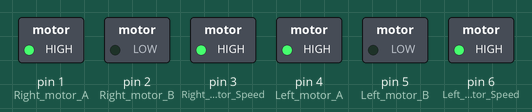
Bench run of a sketch on a simulated Arduino Uno, built with avr-gcc and run on an emulated ATmega328P. Parts: switched loads named in the sketch (green lamp = pin HIGH).

Above: at 0.1 s.
Timing chart, 0 to 1.6 s (numbered marks = the images above):
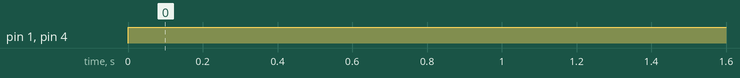

The sketch:

SumoCode_.ino
```cpp
#define ON 1
#define OFF 0

#define Left_Speed 255
#define Right_Speed 255

#define Left_motor_A 4
#define Left_motor_B 5

#define Right_motor_A 1
#define Right_motor_B 2

#define Left_motor_Speed  6
#define Right_motor_Speed 3

#define IR_1 A0
#define IR_2 A1
#define IR_3 A2
#define IR_4 A3

#define UltraSonic_Forward_Trig 7
#define UltraSonic_Forward_Echo 8

#define UltraSonic_Backward_Trig 11
#define UltraSonic_Backward_Echo 12

#define UltraSonic_Left_Trig A4
#define UltraSonic_Left_Echo A5

#define UltraSonic_Right_Trig 9
#define UltraSonic_Right_Echo 10


#define Search_speed  127
#define Attack_speed  255
int state = 1;
float Forward_Distance = 0;
float Backward_Distance = 0;
float Left_Distance = 0;
float Right_Distance = 0;

void setup() {
  // put your setup code here, to run once:
  pinMode(Left_motor_A,OUTPUT);
  pinMode(Left_motor_B,OUTPUT);
  pinMode(Right_motor_A,OUTPUT);
  pinMode(Right_motor_B,OUTPUT);

  analogWrite(Left_motor_Speed,Left_Speed);
  analogWrite(Right_motor_Speed,Right_Speed);

  pinMode(IR_1,INPUT);
  pinMode(IR_2,INPUT);
  pinMode(IR_3,INPUT);
  pinMode(IR_4,INPUT);

  pinMode(UltraSonic_Forward_Trig,OUTPUT);
  pinMode(UltraSonic_Forward_Echo,INPUT);

  pinMode(UltraSonic_Backward_Trig,OUTPUT);
  pinMode(UltraSonic_Backward_Echo,INPUT);

  pinMode(UltraSonic_Left_Trig,OUTPUT);
  pinMode(UltraSonic_Left_Echo,INPUT);

  pinMode(UltraSonic_Right_Trig,OUTPUT);
  pinMode(UltraSonic_Right_Echo,INPUT);
}
void loop() {
  // put your main code here, to run repeatedly:
  Forward();
}
void Forward() {
  digitalWrite(Left_motor_A,ON);
  digitalWrite(Left_motor_B,OFF);
  digitalWrite(Right_motor_A,ON);
  digitalWrite(Right_motor_B,OFF);
}
void Backward() {
  digitalWrite(Left_motor_A,OFF);
  digitalWrite(Left_motor_B,ON);
  digitalWrite(Right_motor_A,OFF);
  digitalWrite(Right_motor_B,ON);
}
void Left() {
  digitalWrite(Left_motor_A,OFF);
  digitalWrite(Left_motor_B,ON);
  digitalWrite(Right_motor_A,ON);
  digitalWrite(Right_motor_B,OFF);
}
void Right() {
  digitalWrite(Left_motor_A,ON);
  digitalWrite(Left_motor_B,OFF);
  digitalWrite(Right_motor_A,OFF);
  digitalWrite(Right_motor_B,ON);
}
void Stop() {
  digitalWrite(Left_motor_A,OFF);
  digitalWrite(Left_motor_B,OFF);
  digitalWrite(Right_motor_A,OFF);
  digitalWrite(Right_motor_B,OFF);
}


void UltraSonic_Forward() {
  digitalWrite(UltraSonic_Forward_Trig, HIGH);
  delayMicroseconds(10);
  digitalWrite(UltraSonic_Forward_Trig, LOW);
  float Time = pulseIn(UltraSonic_Forward_Echo, HIGH);
  Forward_Distance = 0.034 * (Time) / 2;
}
void UltraSonic_Backward() {
  digitalWrite(UltraSonic_Backward_Trig, HIGH);
  delayMicroseconds(10);
  digitalWrite(UltraSonic_Backward_Trig, LOW);
  float Time = pulseIn(UltraSonic_Backward_Echo, HIGH);
  Backward_Distance = 0.034 * (Time) / 2;
}
void UltraSonic_Left() {
  digitalWrite(UltraSonic_Left_Trig, HIGH);
  delayMicroseconds(10);
  digitalWrite(UltraSonic_Left_Trig, LOW);
  float Time = pulseIn(UltraSonic_Left_Echo, HIGH);
  Left_Distance = 0.034 * (Time) / 2;
}
void UltraSonic_Right() {
  digitalWrite(UltraSonic_Right_Trig, HIGH);
  delayMicroseconds(10);
  digitalWrite(UltraSonic_Right_Trig, LOW);
  float Time = pulseIn(UltraSonic_Right_Echo, HIGH);
  Right_Distance = 0.034 * (Time) / 2;
}
void set_speed(int Speed){
    analogWrite(Left_motor_Speed,Speed);
    analogWrite(Right_motor_Speed,Speed);
}
void Sumo_Robot() {
  bool IR_1_Read=!digitalRead(IR_1);
  bool IR_2_Read=!digitalRead(IR_2);
  bool IR_3_Read=!digitalRead(IR_3);
  bool IR_4_Read=!digitalRead(IR_4);

  //1
  if ( !IR_1_Read && IR_2_Read && IR_3_Read && IR_4_Read )
  {
    set_speed(Attack_speed);
    Backward();
    //state = 2;
  }
  //2
  else if ( IR_1_Read && !IR_2_Read && IR_3_Read && IR_4_Read )
  {
    set_speed(Attack_speed);
    Backward();
    //state = 2;
  }
  //3
  else if ( IR_1_Read && IR_2_Read && !IR_3_Read && IR_4_Read )
  {
    set_speed(Attack_speed);
    Forward();
    //state = 1;
  }
  //4
  else if ( IR_1_Read && IR_2_Read && IR_3_Read && !IR_4_Read )
  {
    set_speed(Attack_speed);
    Forward();
    //state = 1;
  }
  //1,2
  else if ( !IR_1_Read && !IR_2_Read && IR_3_Read && IR_4_Read )
  {
    set_speed(Attack_speed);
    Backward();
    //state = 2;
  }
  //3,4
  else if ( IR_1_Read && IR_2_Read && !IR_3_Read && !IR_4_Read )
  {
    set_speed(Attack_speed);
    Forward();
    //state = 1;
  }
  //2,3 ULTRA Sonic
  else if ( IR_1_Read && !IR_2_Read && !IR_3_Read && IR_4_Read )
  {
    UltraSonic_Left();
    UltraSonic_Right();
    set_speed(Attack_speed);
    if(Left_Distance>=Right_Distance)
    {
      Left();
      Forward();
      //state = 1;
    }
    else
    {
      Right();
      Backward();
      //state = 2;
    }
  }
  //1,4 ULTRA Sonic
  else if ( !IR_1_Read && IR_2_Read && IR_3_Read && !IR_4_Read )
  {
    UltraSonic_Left();
    UltraSonic_Right();
    set_speed(Attack_speed);
    if(Right_Distance>=Left_Distance)
    {
      Right();
      Forward();
      //state = 1;
    }
    else
    {
      Left();
      Backward();
      state = 2;
    }
  }
  //1,2,3
  else if ( !IR_1_Read && !IR_2_Read && !IR_3_Read && IR_4_Read )
  {
    set_speed(Attack_speed);
    Left();
    Backward();
    //state = 2;
  }
  //1,2,4
  else if ( !IR_1_Read && !IR_2_Read && IR_3_Read && !IR_4_Read )
  {
    set_speed(Attack_speed);
    Right();
    Backward();
    //state = 2;
  }
  //1,4,3
  else if ( !IR_1_Read && IR_2_Read && !IR_3_Read && !IR_4_Read )
  {
    set_speed(Attack_speed);
    Right();
    Forward();
    //state = 1;
  }
  //2,4,3
  else if ( IR_1_Read && !IR_2_Read && !IR_3_Read && !IR_4_Read )
  {
    set_speed(Attack_speed);
    Left();
    Forward();
    //state = 1;
  }
  //OUTSIDE RING
  else if( !IR_1_Read && !IR_2_Read && !IR_3_Read && !IR_4_Read)
  {
    Stop();
  }
  //INSIDE RING ULTRA Sonic
  else if(IR_1_Read && IR_2_Read && IR_3_Read && IR_4_Read)
  {
    //if ( state = 1 ){
     // Forward();
    //}
    //else if( state = 2 ){
      //Backward();
    //}
    set_speed(Search_speed);
    UltraSonic_Forward();
    UltraSonic_Backward();
    UltraSonic_Left();
    UltraSonic_Right();
    if(Forward_Distance<=Backward_Distance && Forward_Distance<=Left_Distance && Forward_Distance<=Right_Distance)
    {
      set_speed(Attack_speed);
      Forward();
    }
    else if(Backward_Distance<=Forward_Distance && Backward_Distance<=Left_Distance && Backward_Distance<=Right_Distance)
    {
      set_speed(Attack_speed);
      Backward();

    }
    else if(Left_Distance<=Forward_Distance&&Left_Distance<=Backward_Distance&&Left_Distance<=Right_Distance)
    {
      set_speed(Attack_speed);
      Left();
      Forward();

    }
    else if(Right_Distance<=Forward_Distance&&Right_Distance<=Backward_Distance&&Right_Distance<=Left_Distance)
    {
      set_speed(Attack_speed);
      Right();
      Forward();

    }
    else
    {
      set_speed(Search_speed);
      Forward();
    }

  }


}
```

Measured:
- by itself, pin 1 (Right_motor_A), pin 4 (Left_motor_A): LOW → HIGH at 0.00 s
